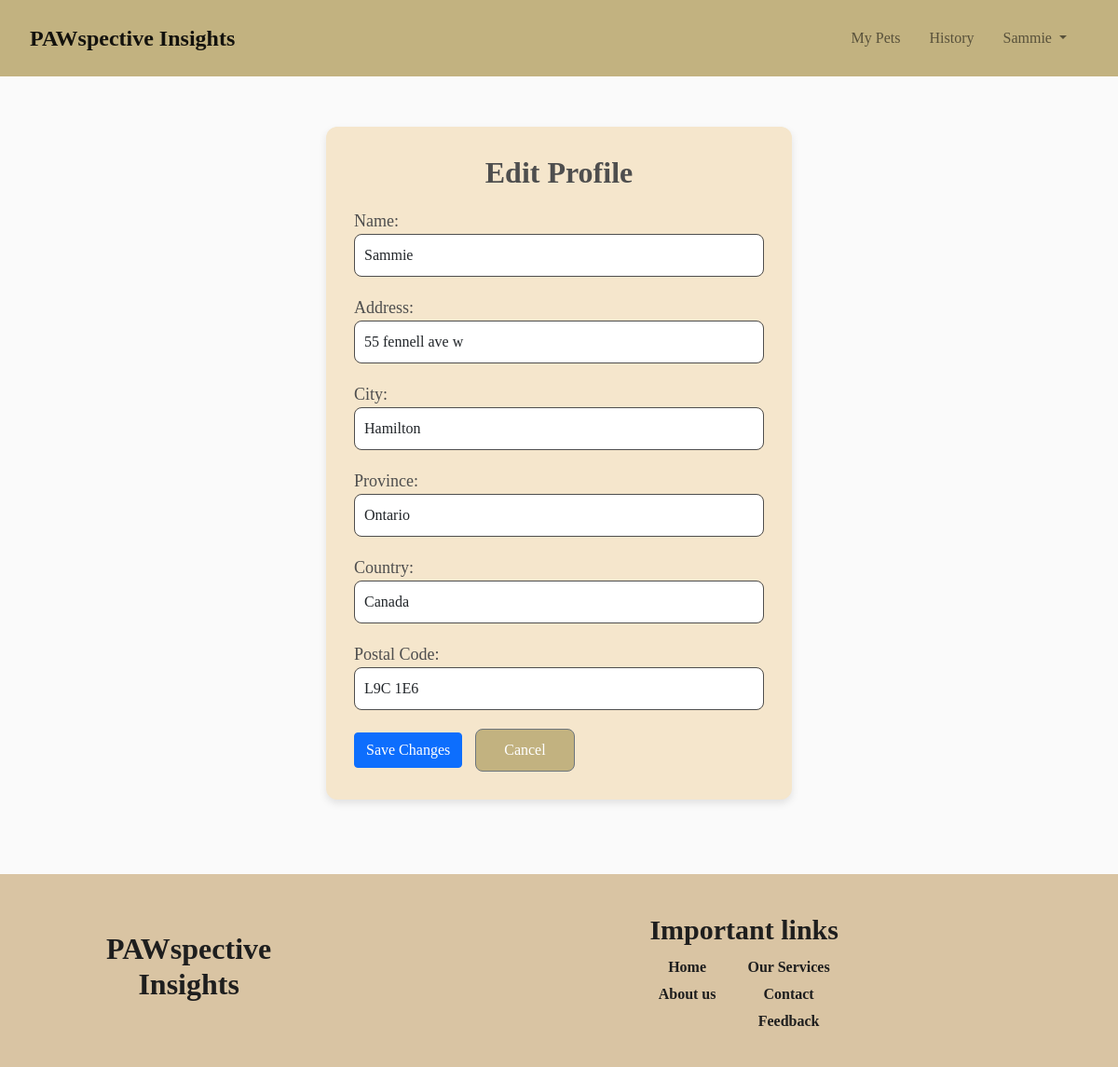
The page /edit_profile (signed in) on the database as committed earlier.
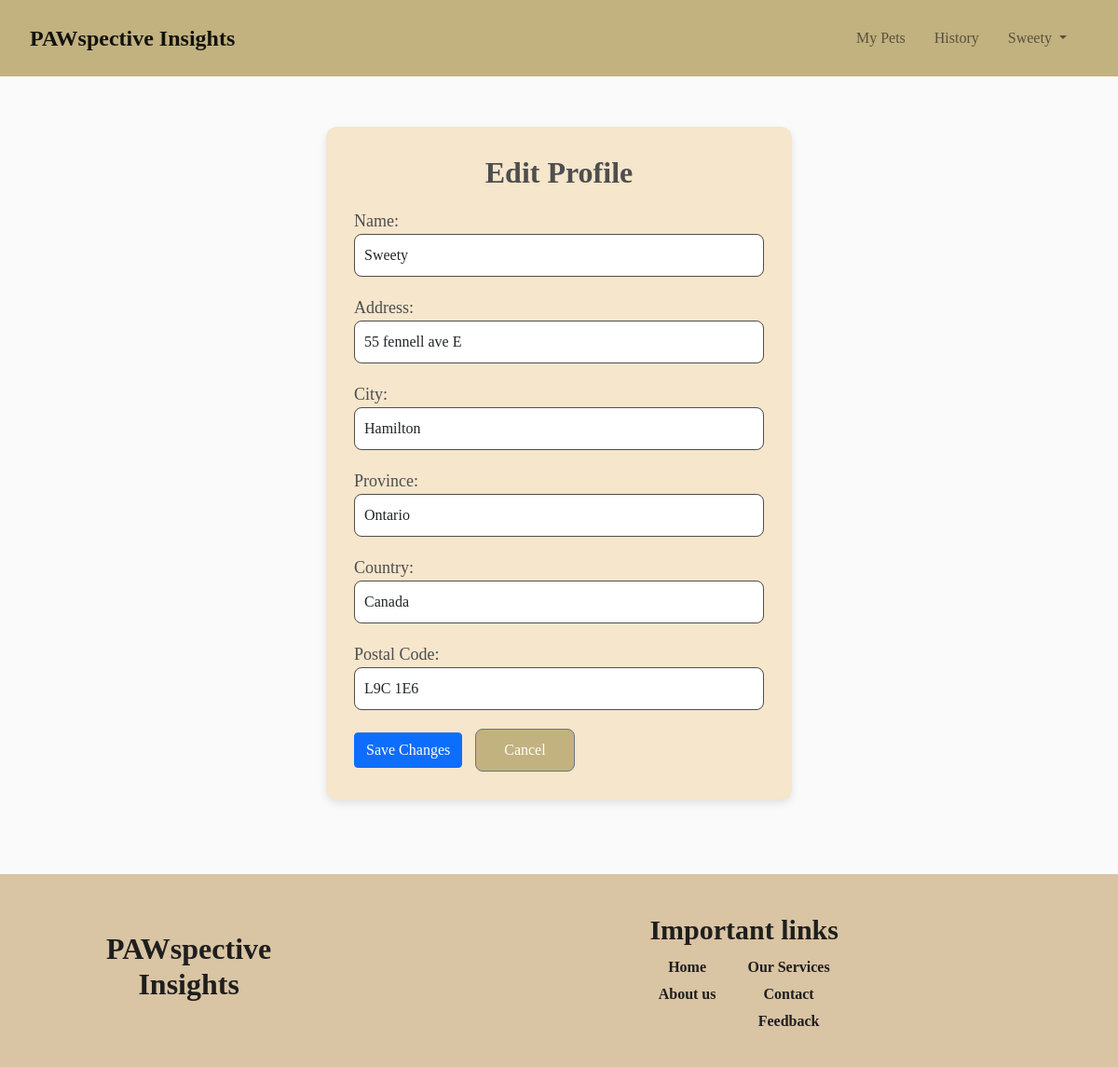
The same page on the database as committed later.
### app.py (models this page shows)
class User(db.Model):
    id = db.Column(db.Integer, primary_key=True)
    name = db.Column(db.String(100), nullable=False)
    address = db.Column(db.String(200), nullable=False)
    city = db.Column(db.String(100), nullable=False)
    province = db.Column(db.String(100), nullable=False)
    country = db.Column(db.String(100), nullable=False)
    postal_code = db.Column(db.String(20), nullable=False)
    email = db.Column(db.String(100), unique=True, nullable=False)
    password = db.Column(db.String(100), nullable=False)
    dob = db.Column(db.String(20), nullable=False)
    is_admin = db.Column(db.Boolean, default=False)  # New field for admin role
    date_created = db.Column(db.DateTime, default=datetime.now())

### app.py (the view, shortened to what this page needs)
@app.route('/edit_profile', methods=['GET', 'POST'])
def edit_profile():
    if 'user' not in session:
        return redirect(url_for('login'))
    user = User.query.get(session['user']['id'])
    return render_template('edit_profile.html', user=user)

### templates/edit_profile.html (shortened to what this page needs)
{% extends "base.html" %}
{% block content %}
<div class="edit-profile-container">
    <h2>Edit Profile</h2>
    <form method="POST">
        <div class="form-group">
            <label for="name">Name:</label>
            <input type="text" class="form-control" id="name" name="name" value="{{ user.name }}" required>
        </div>
        <div class="form-group">
            <label for="address">Address:</label>
            <input type="text" class="form-control" id="address" name="address" value="{{ user.address }}" required>
        </div>
        <div class="form-group">
            <label for="city">City:</label>
            <input type="text" class="form-control" id="city" name="city" value="{{ user.city }}" required>
        </div>
        <div class="form-group">
            <label for="province">Province:</label>
            <input type="text" class="form-control" id="province" name="province" value="{{ user.province }}" required>
        </div>
        <div class="form-group">
            <label for="country">Country:</label>
            <input type="text" class="form-control" id="country" name="country" value="{{ user.country }}" required>
        </div>
        <div class="form-group">
            <label for="postal_code">Postal Code:</label>
            <input type="text" class="form-control" id="postal_code" name="postal_code" value="{{ user.postal_code }}" required>
        </div>
        <button type="submit" class="btn btn-primary">Save Changes</button>
        <a href="{{ url_for('my_profile') }}" class="btn btn-secondary">Cancel</a>
    </form>
</div>
{% endblock %}

### templates/base.html (shortened to what this page needs)
<!DOCTYPE html>
<html lang="en">
<head>
    <link href="https://cdn.jsdelivr.net/npm/bootstrap@5.0.2/dist/css/bootstrap.min.css" rel="stylesheet">
    <link href="https://cdn.jsdelivr.net/npm/bootstrap-icons/font/bootstrap-icons.css" rel="stylesheet">
    <link rel="stylesheet" href="{{ url_for('static', filename='css/style.css') }}">
</head>
<body>
    <header class="header">
        <nav class="navbar navbar-expand-lg navbar-light" style="background-color: #c2b280;">
            <div class="container-fluid">
                <a class="navbar-brand" href="/home">PAWspective Insights</a>
                <div class="navbar-collapse" id="navbarNavDropdown">
                    <ul class="navbar-nav ms-auto">
                        <li class="nav-item">
                            <a class="nav-link" href="/my_pets">My Pets</a>
                        </li>
                        <li class="nav-item">
                            <a class="nav-link" href="/history">History</a>
                        </li>
                        <li class="nav-item dropdown">
                            {% if session['user'] is defined %}
                            <a class="nav-link dropdown-toggle" href="#" id="navbarDropdownMenuLink" role="button"
                                data-bs-toggle="dropdown" aria-expanded="false">
                                {{ session['user']['name'] }}
                            </a>
                            {% else %}
                            <a class="nav-link" href="/login">Login</a>
                            {% endif %}
                        </li>
                    </ul>
                </div>
            </div>
        </nav>
    </header>
    <div class="content-wrapper container mt-4">
        {% block content %}{% endblock %}
    </div>
    <footer class="footer">
        <div class="container-fluid p-3">
            <div class="row">
                <div class="col-md-4 d-flex justify-content-center align-items-center">
                    <h2 class="footer-title">PAWspective <br> Insights</h2>
                </div>
                <div class="col-md-8">
                    <div class="d-flex justify-content-center">
                        <div class="footer-links-section">
                            <h4 class="footer-links-title">Important links</h4>
                            <div class="d-flex justify-content-center">
                                <ul class="footer-links">
                                    <li><a href="/home">Home</a></li>
                                    <li><a href="/about">About us</a></li>
                                </ul>
                                <ul class="footer-links ms-4">
                                    <li><a href="/services">Our Services</a></li>
                                    <li><a href="/contact">Contact</a></li>
                                    <li><a href="/submit_feedback">Feedback</a></li>
                                </ul>
                            </div>
                        </div>
                    </div>
                </div>
            </div>
        </div>
    </footer>
</body>
</html>

Rows that differ between the two databases and show on the page:
changed User "Hamilton": user.name "Sammie" → "Sweety"; name "Sammie" → "Sweety"; address "55 fennell ave w" → "55 fennell ave E"
